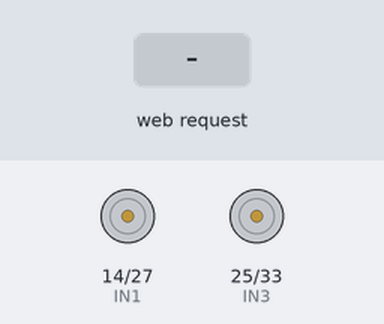
This sketch was run on a simulated ESP32. On the bench: motor-driver pin pairs drawn as motors (green arrow = first pin HIGH = forward, orange = second pin HIGH = backward, longer = more drive, scaled by the enable pin). The test bench sets the inputs (shaded band). What the sketch prints to the serial monitor is not drawn.

Above: at 1.2 s.
1.3 s: HTTP request GET /m1/forward received
At 1.6 s:
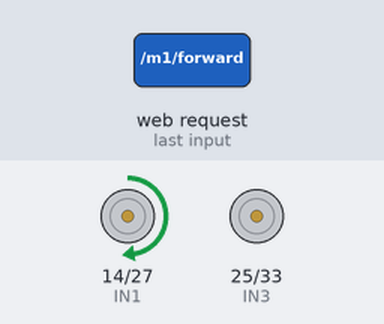
2.8 s: HTTP request GET /m1/backward received
At 4.0 s:
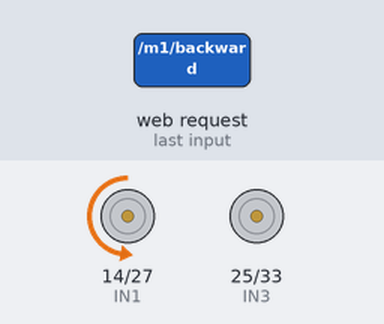
4.3 s: HTTP request GET /m2/forward received
At 5.1 s:
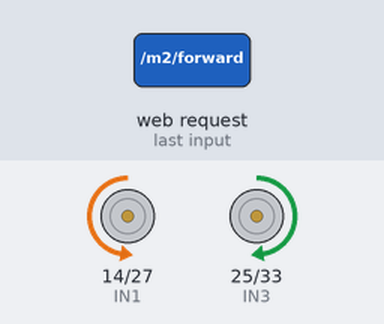
5.8 s: HTTP request GET /m2/backward received
At 6.2 s:
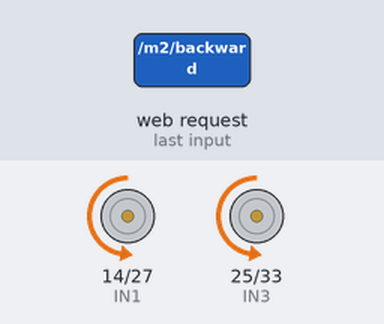
7.3 s: HTTP request GET /m1/forward?value=1 received
At 8.5 s:
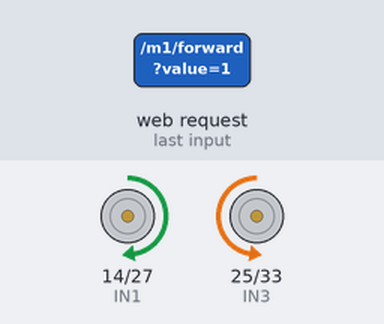
8.8 s: HTTP request GET /m2/forward?value=1 received
At 9.7 s:
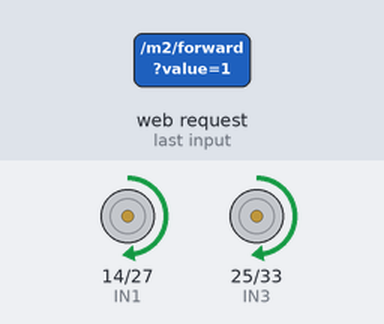
Timing chart, 0 to 11.3 s (numbered marks = the images above; inputs shaded):
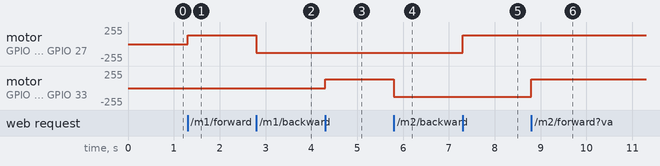

Measured:
- after the input at 1.3 s, motor on GPIO 14 (IN1) / GPIO 27 (IN2): stopped → forward 128/255 at once
- after the input at 2.8 s, motor on GPIO 14 (IN1) / GPIO 27 (IN2): forward 128/255 → backward 128/255 at once
- after the input at 4.3 s, motor on GPIO 25 (IN3) / GPIO 33 (IN4): stopped → forward 128/255 at once
- after the input at 5.8 s, motor on GPIO 25 (IN3) / GPIO 33 (IN4): forward 128/255 → backward 128/255 at once
- after the input at 7.3 s, motor on GPIO 14 (IN1) / GPIO 27 (IN2): backward 128/255 → forward 128/255 at once
- after the input at 8.8 s, motor on GPIO 25 (IN3) / GPIO 33 (IN4): backward 128/255 → forward 128/255 at once

The sketch:

codigoarduinoEsp32paramotoresArt_Byte.ino
```cpp
// Proyecto: Art_Byte - Firmware para ESP32
// Control de dos motores DC vía interfaz web

#include <WiFi.h>
#include <WebServer.h>

// Pines de motor
#define IN1 14
#define IN2 27
#define ENA 26
#define IN3 25
#define IN4 33
#define ENB 32

// Sensores
#define LIMIT1 18
#define LIMIT2 19
#define ENCODER1 34
#define ENCODER2 35

// Wi-Fi
const char* ssid = "Art_Byte_AP";
const char* password = "Tattoo";

WebServer server(80);

int speed1 = 128;
int speed2 = 128;
int encoder1_val = 0;
int encoder2_val = 0;

void setup() {
  Serial.begin(115200);

  pinMode(IN1, OUTPUT);
  pinMode(IN2, OUTPUT);
  pinMode(ENA, OUTPUT);
  pinMode(IN3, OUTPUT);
  pinMode(IN4, OUTPUT);
  pinMode(ENB, OUTPUT);

  pinMode(LIMIT1, INPUT_PULLUP);
  pinMode(LIMIT2, INPUT_PULLUP);
  pinMode(ENCODER1, INPUT);
  pinMode(ENCODER2, INPUT);

  analogWrite(ENA, speed1);
  analogWrite(ENB, speed2);

  WiFi.softAP(ssid, password);
  Serial.println("WiFi AP iniciado");
  Serial.print("IP: ");
  Serial.println(WiFi.softAPIP());

  server.on("/", []() {
    server.send(200, "text/plain", "ESP32 listo para Art_Byte");
  });

  server.on("/m1/forward", []() {
    digitalWrite(IN1, HIGH);
    digitalWrite(IN2, LOW);
    analogWrite(ENA, speed1);
    server.send(200);
  });

  server.on("/m1/backward", []() {
    digitalWrite(IN1, LOW);
    digitalWrite(IN2, HIGH);
    analogWrite(ENA, speed1);
    server.send(200);
  });

  server.on("/m2/forward", []() {
    digitalWrite(IN3, HIGH);
    digitalWrite(IN4, LOW);
    analogWrite(ENB, speed2);
    server.send(200);
  });

  server.on("/m2/backward", []() {
    digitalWrite(IN3, LOW);
    digitalWrite(IN4, HIGH);
    analogWrite(ENB, speed2);
    server.send(200);
  });

  server.on("/m1/speed", []() {
    if (server.hasArg("value")) {
      speed1 = map(server.arg("value").toInt(), 1, 100, 25, 255);
      analogWrite(ENA, speed1);
    }
    server.send(200);
  });

  server.on("/m2/speed", []() {
    if (server.hasArg("value")) {
      speed2 = map(server.arg("value").toInt(), 1, 100, 25, 255);
      analogWrite(ENB, speed2);
    }
    server.send(200);
  });

  server.on("/sensor/m1", []() {
    encoder1_val = analogRead(ENCODER1);
    bool limit1 = digitalRead(LIMIT1) == LOW;
    String json = "{";
    json += "\"encoder\":" + String(encoder1_val);
    json += ",\"limit\":\"" + String(limit1 ? "ACTIVADO" : "NO ACTIVADO") + "\"}";
    server.send(200, "application/json", json);
  });

  server.on("/sensor/m2", []() {
    encoder2_val = analogRead(ENCODER2);
    bool limit2 = digitalRead(LIMIT2) == LOW;
    String json = "{";
    json += "\"encoder\":" + String(encoder2_val);
    json += ",\"limit\":\"" + String(limit2 ? "ACTIVADO" : "NO ACTIVADO") + "\"}";
    server.send(200, "application/json", json);
  });

  server.begin();
  Serial.println("Servidor HTTP iniciado");
}

void loop() {
  server.handleClient();
}
```
